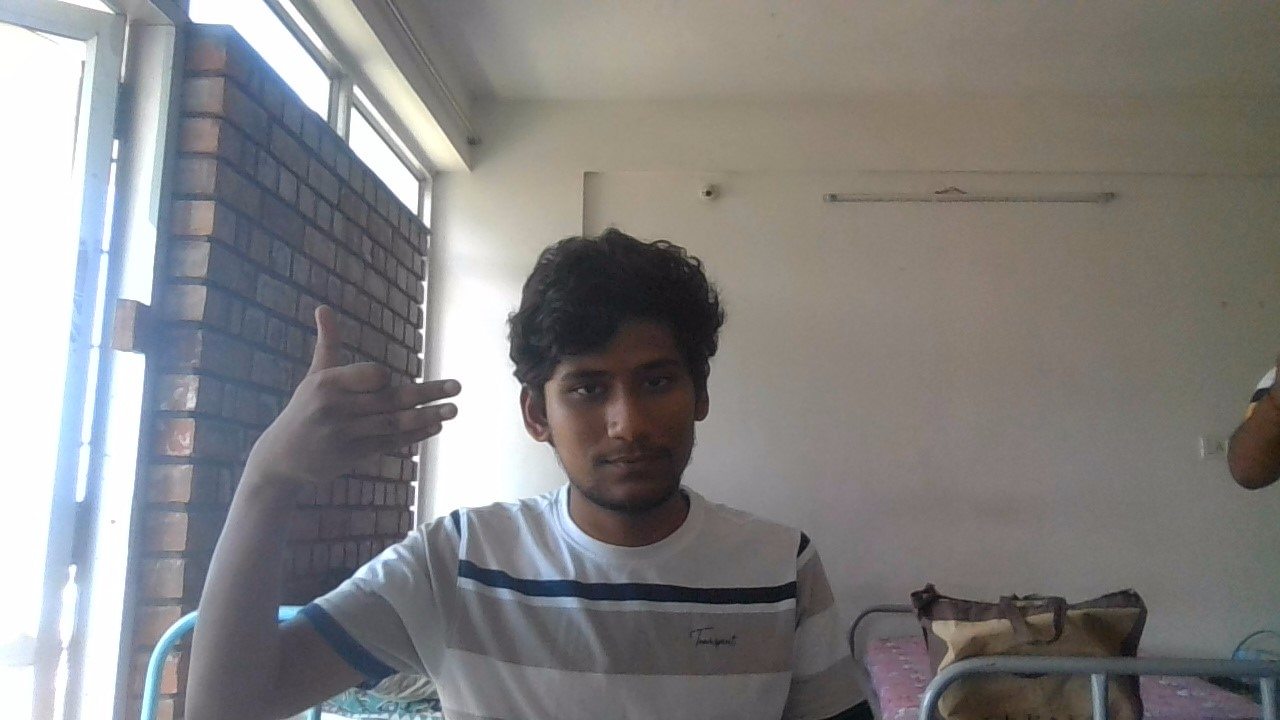
#> input picture face_images/abhiram.jpg, 1280 x 720 px; its folder holds only this picture in this run
$ python facerecoginition_pt1.py
#> lines starting #> are read from the running program, lines starting #| are printed output that depends on the picture
import cv2 as cv
import os
# loading the haar case algorithm file into alg variable
alg = "haarcascade_frontalface_default.xml"
# passing the algorithm to OpenCV
haar_cascade = cv.CascadeClassifier(alg)
for filename in os.listdir("face_images"):

    # reading the image
    img = cv.imread("face_images/"+filename, 0)
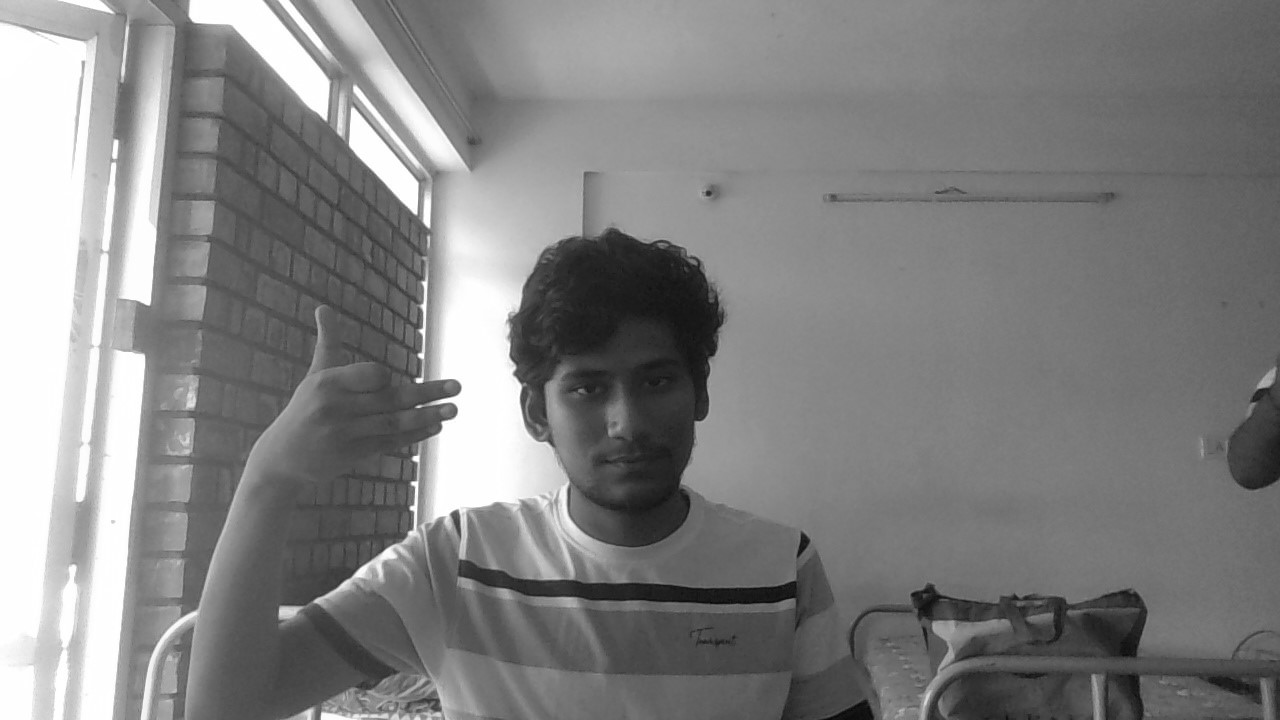
#> img: shape (720, 1280); min 4, max 255, mean 130.1
    # creating a black and white version of the image
    gray_img = cv.cvtColor(img, cv.COLOR_RGB2BGR)
    # detecting the faces
    faces = haar_cascade.detectMultiScale(
        gray_img, scaleFactor=1.05, minNeighbors=1, minSize=(100, 100)
    )
#> faces = [[128, 412, 120, 120], [124, 457, 128, 128], [535, 328, 174, 174]]
    print(faces)
#| [[128 412 120 120]
#|  [124 457 128 128]
#|  [535 328 174 174]]
    i = 0
    # for each face detected
    for x, y, w, h in faces:
        # crop the image to select only the face
        cropped_image = img[y : y + h, x : x + w]
        # loading the target image path into target_file_name variable  - replace <INSERT YOUR TARGET IMAGE NAME HERE> with the path to your target image
        target_file_name = 'stored-faces/' + filename
        cv.imwrite(
            target_file_name,
            cropped_image,
        );
#> this loop made 3 passes
#> pass 1, `cropped_image = img[y : y + h, x : x + w]`:
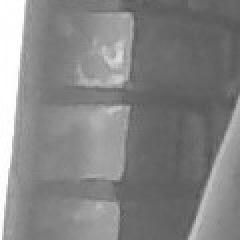
#> cropped_image: shape (120, 120) (shown 2 times larger); min 82, max 255, mean 133
#> pass 2, `cropped_image = img[y : y + h, x : x + w]`:
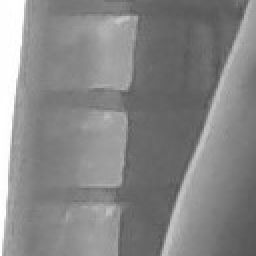
#> cropped_image: shape (128, 128) (shown 2 times larger); min 82, max 255, mean 134.7
#> pass 3, `cropped_image = img[y : y + h, x : x + w]`:
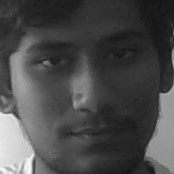
#> cropped_image: shape (174, 174); min 17, max 251, mean 74


# [18 lines of commented-out code are left out]

$ run again, on face_images/harsha.jpg
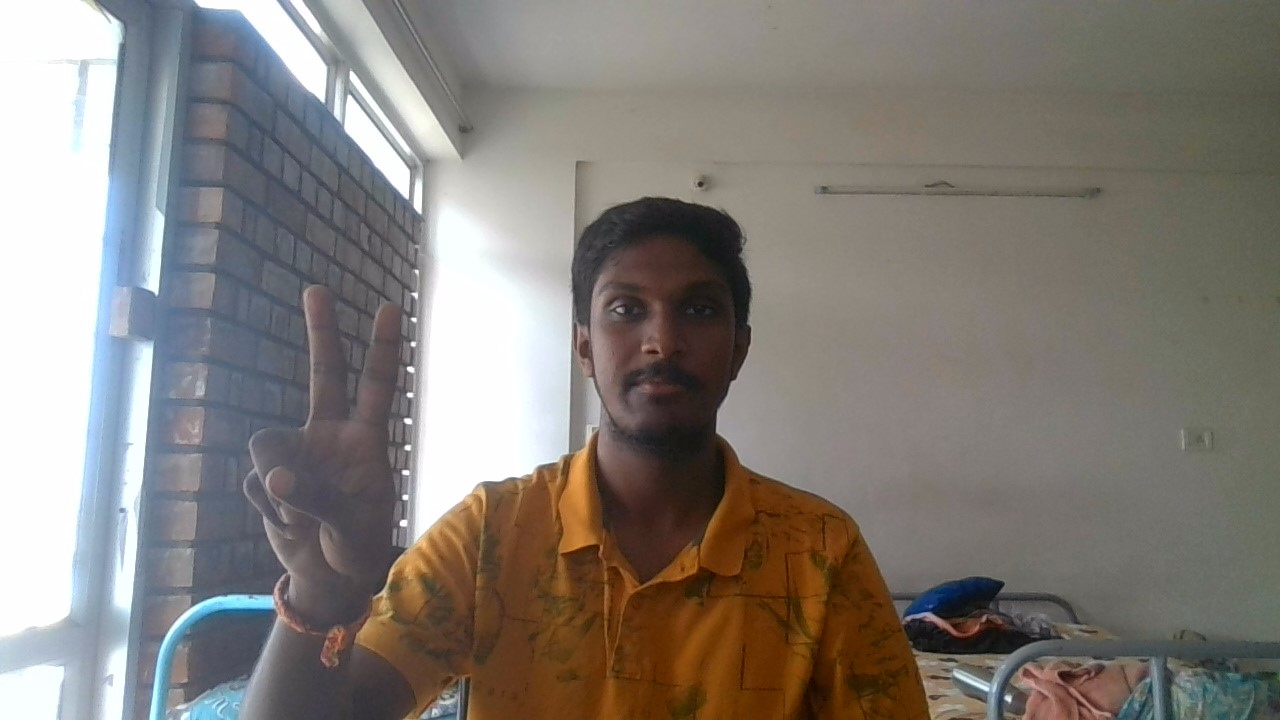
#> input picture face_images/harsha.jpg, 1280 x 720 px
#> `img = cv.imread("face_images/"+filename, 0)`:
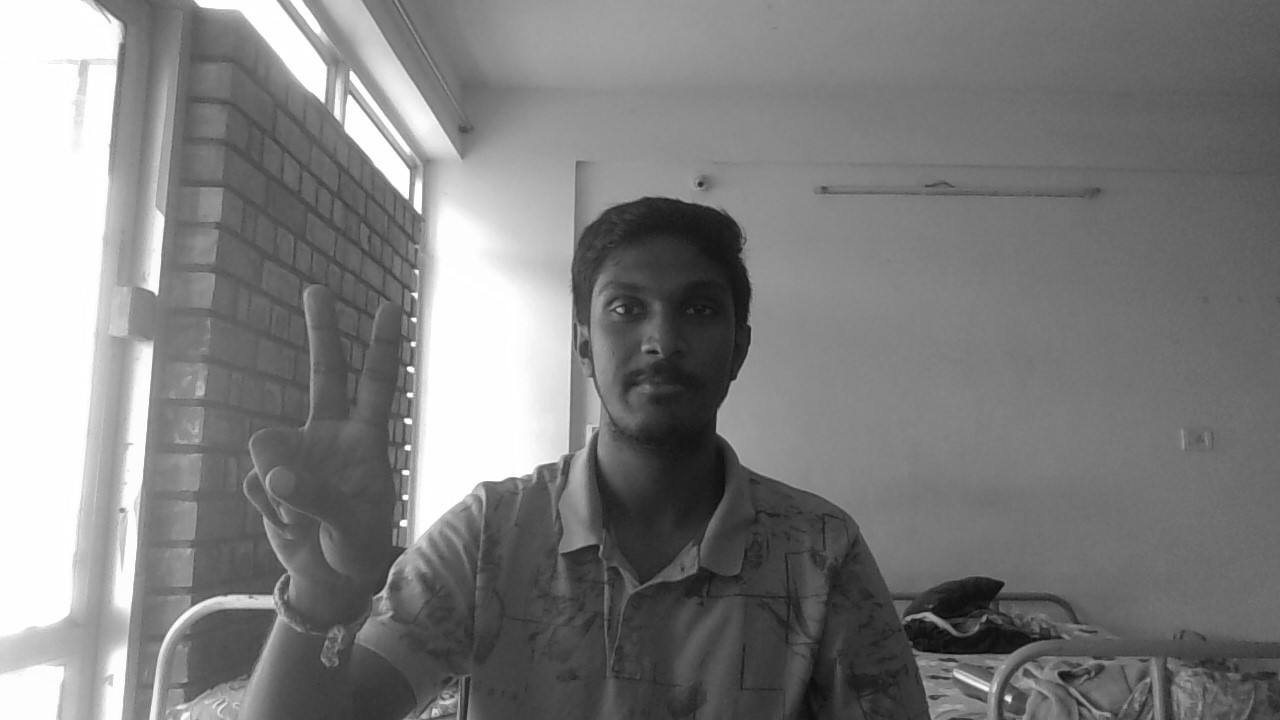
#> img: shape (720, 1280); min 7, max 255, mean 127.1
#> faces = [[161, 190, 106, 106], [146, 404, 120, 120], [153, 228, 112, 112], [142, 356, 133, 133], [134, 448, 123, 123], [571, 241, 182, 182]]
#| [[161 190 106 106]
#|  [146 404 120 120]
#|  [153 228 112 112]
#|  [142 356 133 133]
#|  [134 448 123 123]
#|  [571 241 182 182]]
#> the loop `for x, y, w, h in faces:` made 6 passes
#> pass 3, `cropped_image = img[y : y + h, x : x + w]`:
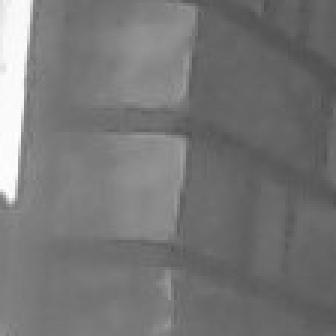
#> cropped_image: shape (112, 112) (shown 3 times larger); min 81, max 255, mean 118.4

$ run again, on face_images/ishant.jpg
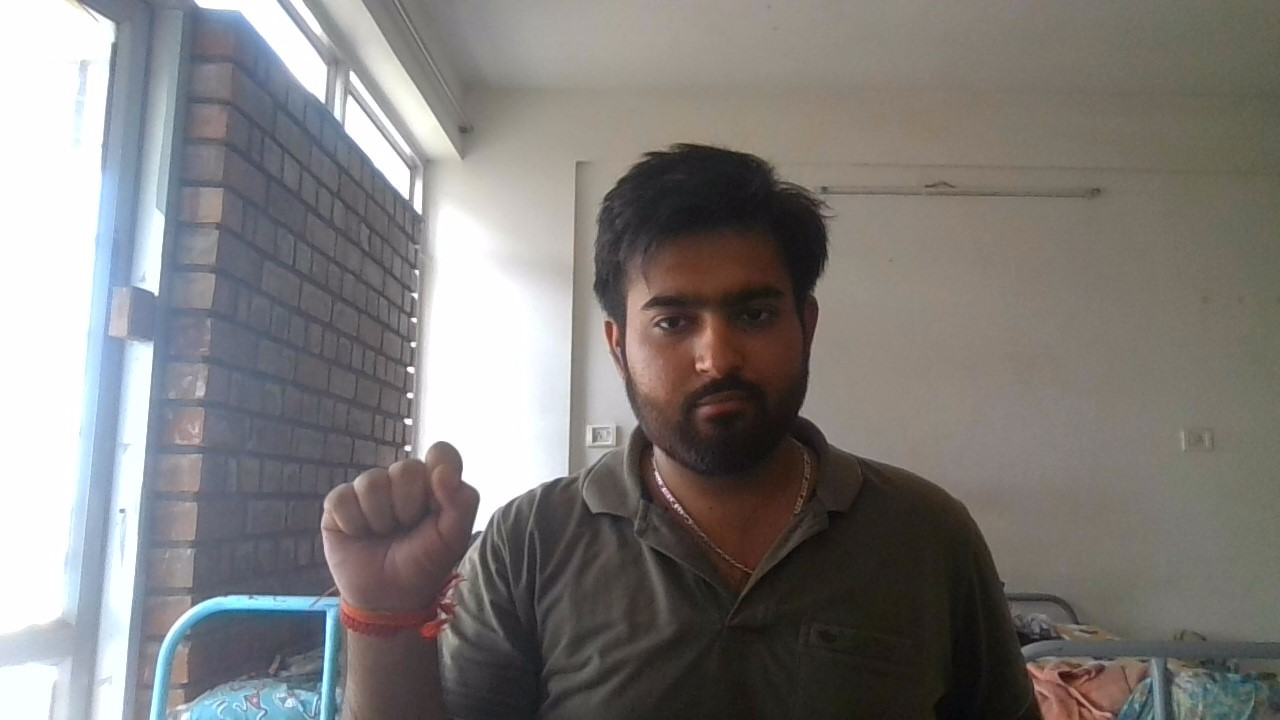
#> input picture face_images/ishant.jpg, 1280 x 720 px
#> `img = cv.imread("face_images/"+filename, 0)`:
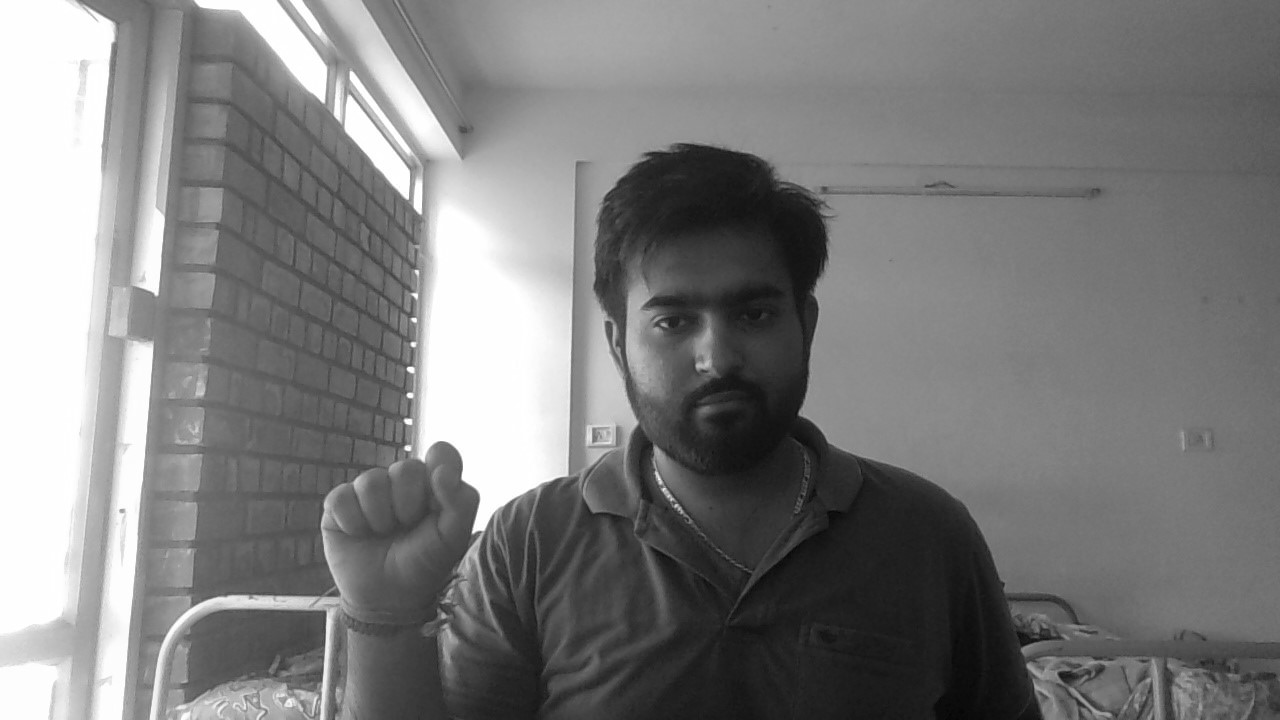
#> img: shape (720, 1280); min 4, max 255, mean 125.5
#> faces = [[163, 186, 109, 109], [145, 404, 119, 119], [156, 228, 112, 112], [150, 362, 120, 120], [594, 226, 237, 237]]
#| [[163 186 109 109]
#|  [145 404 119 119]
#|  [156 228 112 112]
#|  [150 362 120 120]
#|  [594 226 237 237]]
#> the loop `for x, y, w, h in faces:` made 5 passes
#> pass 3, `cropped_image = img[y : y + h, x : x + w]`:
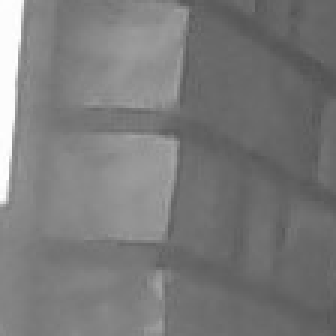
#> cropped_image: shape (112, 112) (shown 3 times larger); min 82, max 255, mean 121.9

$ run again, on face_images/kashyap.jpg
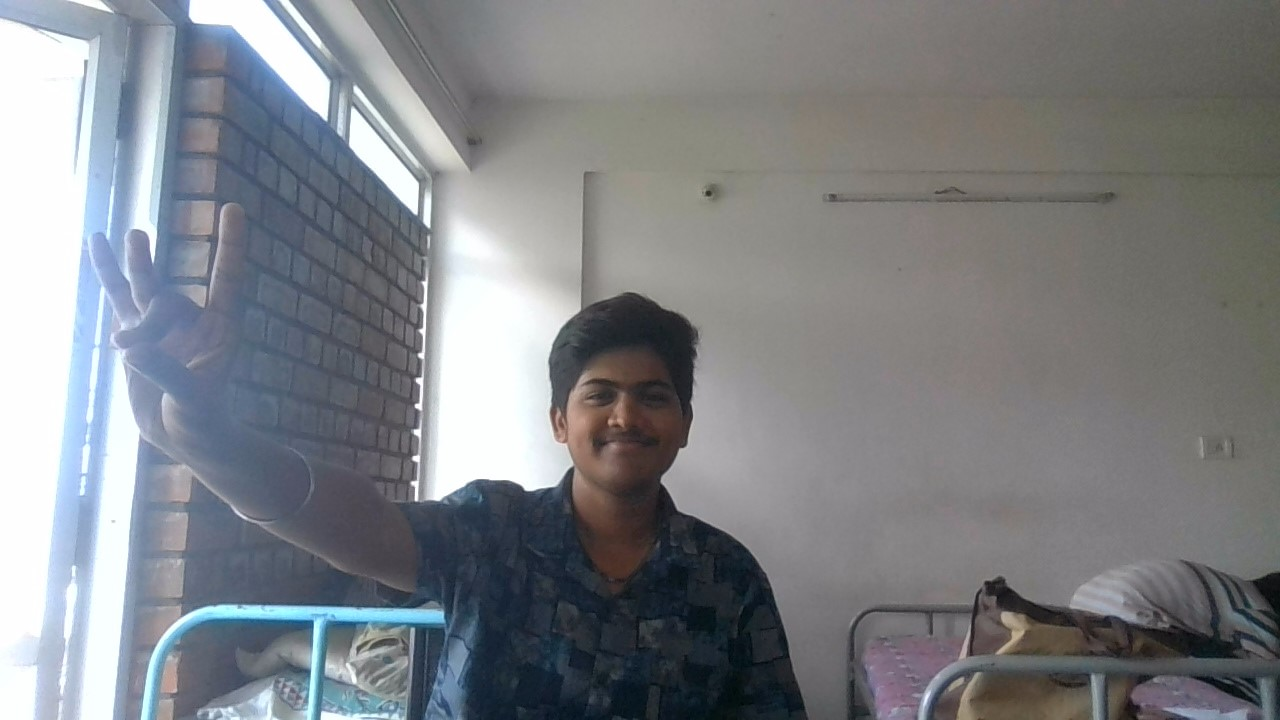
#> input picture face_images/kashyap.jpg, 1280 x 720 px
#> faces = [[147, 198, 109, 109], [555, 343, 135, 135], [558, 394, 123, 123], [125, 456, 130, 130]]
#| [[147 198 109 109]
#|  [555 343 135 135]
#|  [558 394 123 123]
#|  [125 456 130 130]]
#> the loop `for x, y, w, h in faces:` made 4 passes
#> pass 1, `cropped_image = img[y : y + h, x : x + w]`:
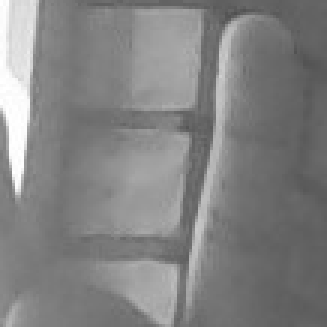
#> cropped_image: shape (109, 109) (shown 3 times larger); min 79, max 255, mean 130.3
#> pass 3, `cropped_image = img[y : y + h, x : x + w]`:
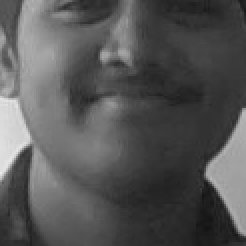
#> cropped_image: shape (123, 123) (shown 2 times larger); min 19, max 235, mean 85.5
